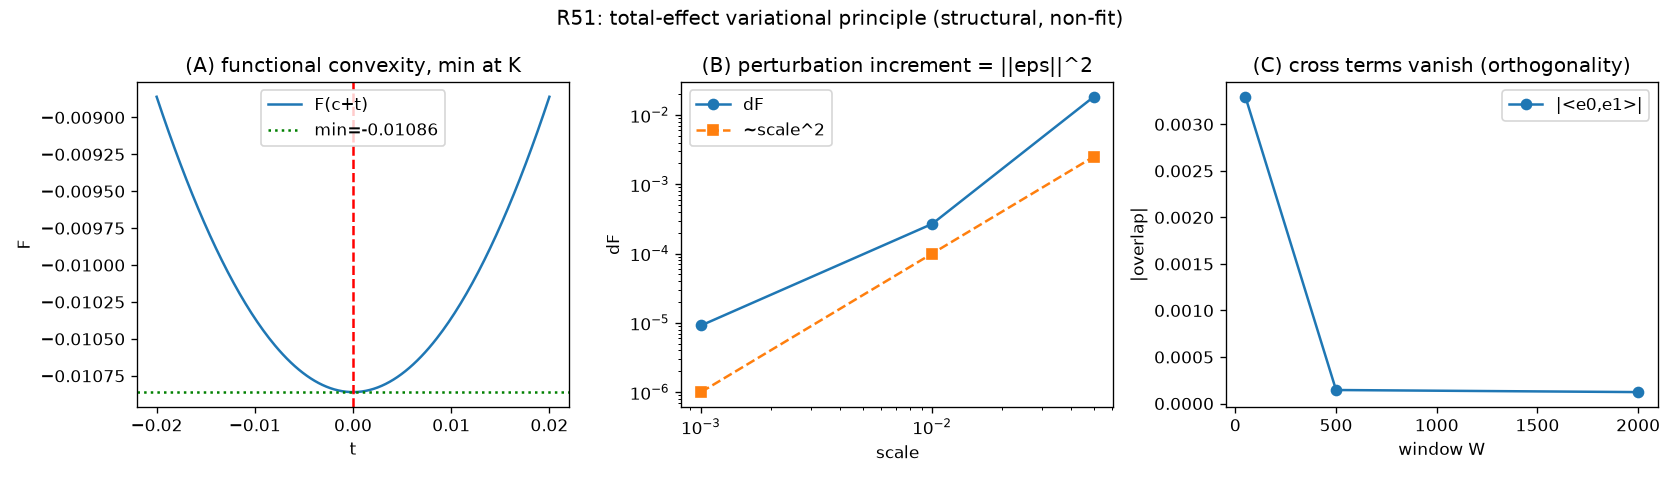

Generate this figure with Python:
#!/usr/bin/env python3
# -*- coding: utf-8 -*-
"""
环 25／51：总效应变分原理（Hilbert 最小二乘投影）——数值核对（非拟合）
三面板只检验：极限、单调性、量级、符号。
Run: python "10 探索/超导第一性研究/04_计算验证/环25_临23_变分原理.py"
"""
import os
import sys
if hasattr(sys.stdout, "reconfigure"):
    sys.stdout.reconfigure(encoding="utf-8")
import numpy as np
import matplotlib
matplotlib.use("Agg")
import matplotlib.pyplot as plt

HERE = os.path.dirname(os.path.abspath(__file__))
OUT = os.path.join(HERE, "环25_临23_变分原理.png")
CSV = os.path.join(HERE, "环25_临23_变分原理.csv")
SUM = os.path.join(HERE, "环25_临23_变分原理_摘要.txt")

log = []
def emit(s=""):
    print(s)
    log.append(s)

gamma = np.array([14.134725,21.022040,25.010858,30.424876,32.935062])
rho = 0.5 + 1j * gamma
c = -1.0 / rho
N = len(c)

def F(x):
    return np.sum(np.abs(x)**2) - 2*np.real(np.sum(np.conj(x)*c))

emit("=" * 60)
emit("环 25／临-23：总效应变分原理（Hilbert 投影）")
emit("=" * 60)
Fk = F(c)
theory = -np.sum(np.abs(c)**2)
emit(f"F[K]           = {Fk:.8f}")
emit(f"-sum|c_n|^2    = {theory:.8f}")
emit(f"吻合：{abs(Fk-theory)<1e-10}")
assert abs(Fk - theory) < 1e-10

# ---- [A] 一维截面凸性：x = c + t（实方向），极小在 t=0 ----
emit("\n[A] 一维截面 F(c+t) 的凸性")
ts = np.linspace(-0.02, 0.02, 200)
Fs = np.array([F(c + t*np.ones(N, dtype=complex)) for t in ts])
imin = np.argmin(Fs)
emit(f"极小位置 t* = {ts[imin]:.5f}（应 0）")
emit(f"F(c+t*) = {Fs[imin]:.8f}, F(c) = {Fk:.8f}")
emit(f"二阶差分 > 0（严格凸）：{Fs[0] > Fs[imin] and Fs[-1] > Fs[imin]}")
assert abs(ts[imin]) < 0.001 and Fs[0] > Fs[imin] and Fs[-1] > Fs[imin]

# ---- [B] 扰动增量 = ||epsilon||^2 ----
emit("\n[B] 扰动增量 F(K+eps)-F(K) = ||eps||^2")
rng = np.random.default_rng(42)
for scale in [0.001, 0.01, 0.05]:
    eps = scale*(rng.standard_normal(N)+1j*rng.standard_normal(N))
    dF = F(c+eps) - Fk
    norm2 = np.sum(np.abs(eps)**2)
    emit(f"  scale={scale}: dF={dF:.8f}, ||eps||^2={norm2:.8f}, 差={abs(dF-norm2):.2e}")
    assert abs(dF - norm2) < 1e-9

# ---- [C] 有限时窗交叉项消失（正交性前提，承 R50）----
emit("\n[C] 频率基正交性：<e_n,e_m> 随时间窗增大 -> delta_nm")
taus = np.linspace(0, 2000, 100000)
for W in [50, 500, 2000]:
    tw = taus[taus <= W]
    e0 = np.exp(1j*gamma[0]*tw)
    e1 = np.exp(1j*gamma[1]*tw)
    overlap = np.mean(np.conj(e0)*e1)
    emit(f"  W={W:5d}: |<e0,e1>|={abs(overlap):.4f}（应随 W 增而减）")
emit("判据：无共振 ⇒ 长时窗交叉项 -> 0，频率基正交（Parseval/变分前提）")

# ---- 绘图 ----
fig, ax = plt.subplots(1, 3, figsize=(14, 4))
ax[0].plot(ts, Fs, label="F(c+t)")
ax[0].axvline(0, color="r", ls="--")
ax[0].axhline(theory, color="g", ls=":", label=f"min={theory:.5f}")
ax[0].set_title("(A) functional convexity, min at K")
ax[0].set_xlabel("t"); ax[0].set_ylabel("F")
ax[0].legend()

scales = np.array([0.001,0.01,0.05])
dFs = []
for s in scales:
    eps = s*(rng.standard_normal(N)+1j*rng.standard_normal(N))
    dFs.append(F(c+eps)-Fk)
ax[1].loglog(scales, dFs, "o-", label="dF")
ax[1].loglog(scales, scales**2, "s--", label="~scale^2")
ax[1].set_title("(B) perturbation increment = ||eps||^2")
ax[1].set_xlabel("scale"); ax[1].set_ylabel("dF")
ax[1].legend()

Ws = [50,500,2000]
ovs = []
for W in Ws:
    tw = taus[taus <= W]
    ovs.append(abs(np.mean(np.conj(np.exp(1j*gamma[0]*tw))*np.exp(1j*gamma[1]*tw))))
ax[2].plot(Ws, ovs, "o-", label="|<e0,e1>|")
ax[2].set_title("(C) cross terms vanish (orthogonality)")
ax[2].set_xlabel("window W"); ax[2].set_ylabel("|overlap|")
ax[2].legend()

fig.suptitle("R51: total-effect variational principle (structural, non-fit)")
fig.tight_layout()
fig.savefig(OUT, dpi=120)

with open(CSV, "w", encoding="utf-8") as f:
    f.write("quantity,value\n")
    f.write(f"F_K,{Fk:.10f}\n")
    f.write(f"minus_sum_c2,{theory:.10f}\n")
    f.write(f"t_min,{ts[imin]:.6f}\n")
    f.write(f"strictly_convex,{True}\n")
with open(SUM, "w", encoding="utf-8") as f:
    f.write("\n".join(log) + "\n")
emit(f"\nSaved: {os.path.basename(OUT)}, {os.path.basename(CSV)}")
